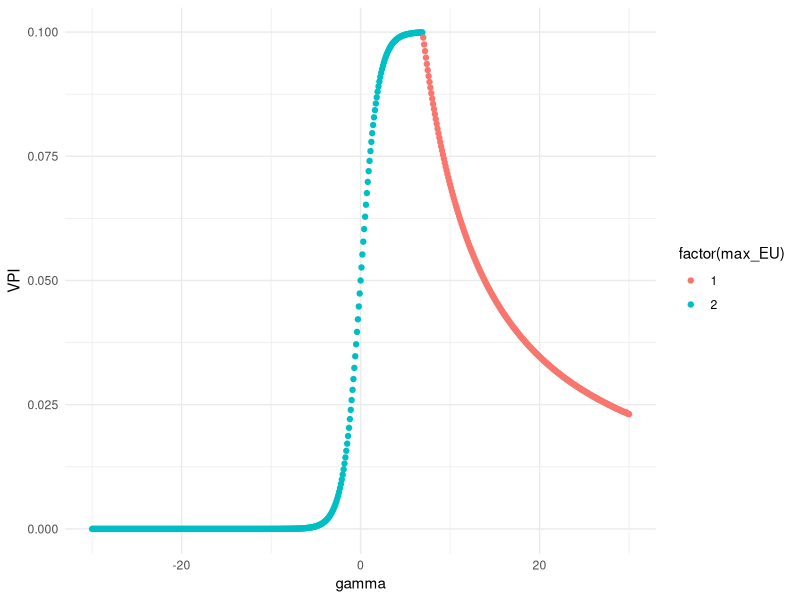

Write R code to recreate this figure.
# VOI under risk aversion
library(tidyverse)
library(mvtnorm)

# Value function across all states

## Baseline setup -- 2 actions and two states
n_states <- 2
n_actions <- 2
a1 <- c(1, 1)
a2 <- c(2, 0.9)
p <- c(0.5, 0.5)
action_state <- matrix(c(a1, a2), byrow = T, ncol = length(a1))

## Several states
#set.seed(1111)
#n_states <- 50
#n_actions <- 50
#A <- lhs::randomLHS(n = n_actions, k = n_states)
#action_state <- A
#p <- runif(n_states)
#p <- p/sum(p)

colnames(action_state) <- paste0('s', 1:n_states)
rownames(action_state) <- paste0('a', 1:n_actions)

gamma_seq <- seq(-30,30,.1)


# Utility function
CRRA <- function(c, gamma = 1) {
  if (gamma == 1) {
    return(log(c))
  } else if (gamma > 0) {
    return(c^(1-gamma) / (1-gamma))
  } else {
    return(NA)
  }
}

CRRA_inv <- function(c, gamma = 1) {
  if (gamma == 1) {
    return(exp(c))
  } else if (gamma > 0) {
    return((1-gamma)^(1/(1-gamma))*(c^(1/(1-gamma))))
  } else {
    return(NA)
  }
}

CARA <- function(c, alpha = 0) {
  if (alpha == 0 | is.na(alpha)) {
    return(c)
  } else {
    return((1-exp(-alpha*c))/alpha)
  }
}

CARA_inv <- function(c, alpha = 0) {
  if (alpha == 0 | is.na(alpha)) {
    return(c)
  } else {
    return(-(log(1-alpha*c))/alpha)
  }
}

# Expected Utility of decision-making with information
fcn_EVPI <- function(gamma) {
  U <- function(c) CARA(c, gamma)
  U_inv <- function(c) CARA_inv(c, gamma)
  utility_table <- U(action_state)
  max_a <- apply(utility_table, 2, which.max)  # Actions that maximise utility in each state (indices)
  max_EU <- which.max(utility_table %*% p) # Action that maximises expected utility (index)
  VPI_value <- action_state[cbind(max_a, seq_along(max_a))] %*% p - action_state[max_EU,] %*% p
  VPI <- U_inv(utility_table[cbind(max_a, seq_along(max_a))] %*% p) - U_inv(utility_table[max_EU,] %*% p)
  list(VPI = VPI, VPI_value = VPI_value, max_EU = max_EU)
}

evpi_seq <- lapply(gamma_seq, fcn_EVPI) %>%
  lapply(function(x) c(VPI = x$VPI, VPI_value = x$VPI_value, max_EU = x$max_EU)) %>%
  bind_rows(.id = 'gamma')
evpi_seq$gamma <- gamma_seq
evpi_seq %>%
  ggplot(aes(y = VPI, x = gamma, color = factor(max_EU))) +
  geom_point() +
  theme_minimal()

